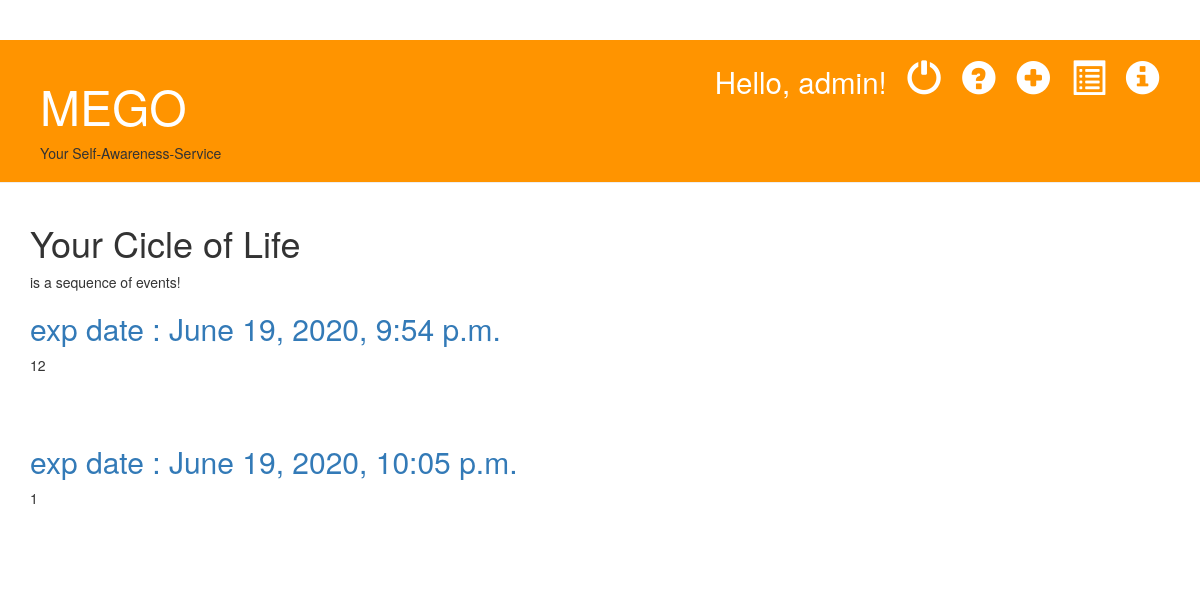
The page / (signed in) on the database as committed earlier.
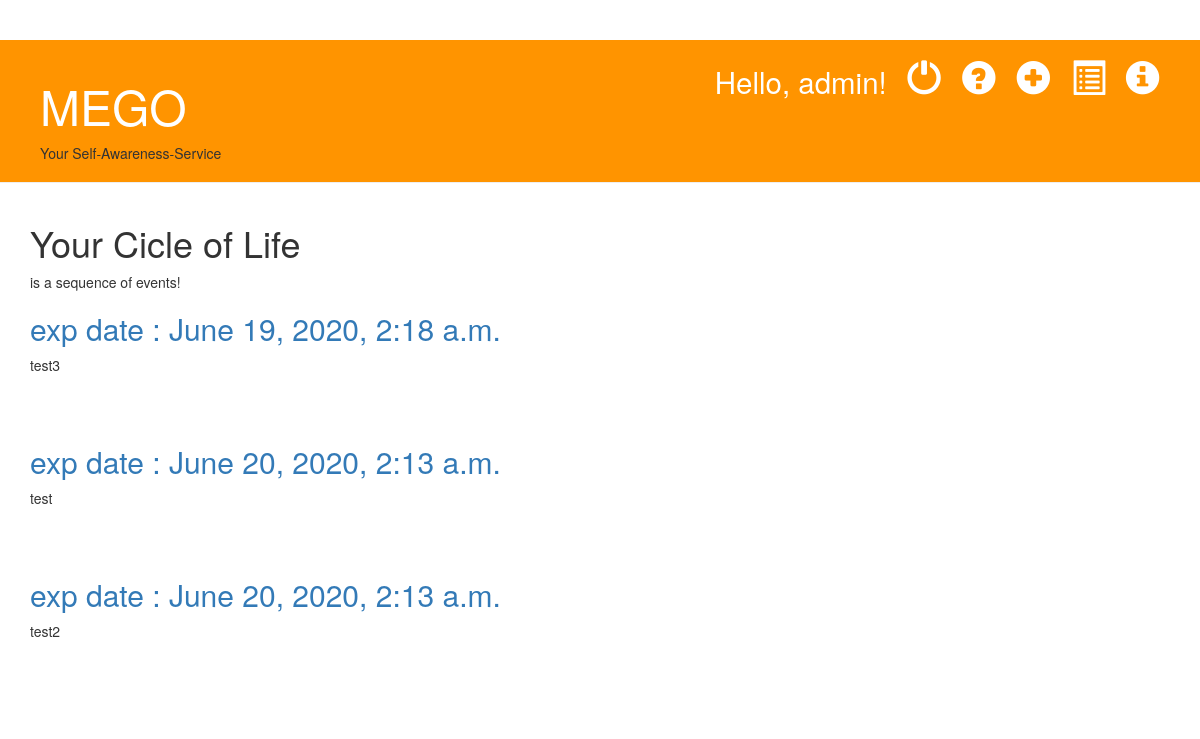
The same page on the database as committed later.
### MEgo/models.py (models this page shows, shortened)
class Experience(models.Model):
    author = models.ForeignKey(settings.AUTH_USER_MODEL, on_delete=models.CASCADE, default='admin')
    input_date = models.DateTimeField(
            default=timezone.now)
    exp_date = models.DateTimeField(
            default=timezone.now)
    walks = models.IntegerField(blank=True, null=True)
    sleep = models.FloatField(blank=True, null=True)
    deep_sleep = models.FloatField(blank=True, null=True)
    heartbeat = models.IntegerField(blank=True, null=True)
    calorie = models.IntegerField(blank=True, null=True)
    distance = models.FloatField(blank=True, null=True)
    event = models.TextField()
    thoughts = models.TextField(blank=True, null=True)
    emotion = models.TextField()
    importance = models.IntegerField()
    future = models.IntegerField(default=0)
    related_people = models.CharField(max_length=200, blank=True, null=True)
    related_place = models.CharField(max_length=200, blank=True, null=True)
    photo = models.ImageField(blank=True,upload_to=user_path)  # path based on the function and settings
    thumbnail_photo = models.ImageField(blank=True, upload_to=user_path) # it is not required field
    media_links = models.TextField(blank=True, null=True)

### MEgo/views.py (the view)
# urls.py: path('', views.experience_list, name='experience_list'),
def experience_list(request):
    if request.user.is_authenticated and request.user.nickname == 'admin':
        exps = Experience.objects.order_by('exp_date')
    else:
        exps = Experience.objects.filter(author__exact=request.user.id).order_by('exp_date')
    return render(request, 'MEgo/experience_list.html', {'exps':exps})

### MEgo/templates/MEgo/experience_list.html (shortened to what this page needs)
{% extends 'MEgo/base.html' %}
{% block content %}
    <h1> Your Cicle of Life </h1>
    <p> is a sequence of events!</p>
    {% for exp in exps %}
        <div class="exp">
            <h2><a href="{% url 'experience_detail' pk=exp.pk %}">exp date : {{ exp.exp_date }}</a></h2>
            <p>{{ exp.event|linebreaksbr }}</p>
        </div>
    {% endfor %}
{% endblock %}

Rows that differ between the two databases and show on the page:
removed Experience: exp_date "June 19, 2020, 9:54 p.m.", event "12"
removed Experience: exp_date "June 19, 2020, 10:05 p.m.", event "1"
added Experience: exp_date "June 19, 2020, 2:18 a.m.", event "test3"
added Experience: exp_date "June 20, 2020, 2:13 a.m.", event "test"
added Experience: exp_date "June 20, 2020, 2:13 a.m.", event "test2"
